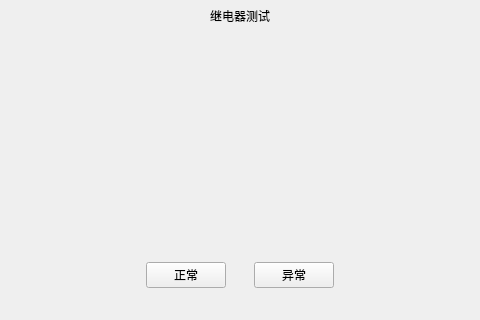
<?xml version="1.0" encoding="UTF-8"?>
<ui version="4.0">
 <class>ui_factory_relay</class>
 <widget class="QMainWindow" name="ui_factory_relay">
  <property name="geometry">
   <rect>
    <x>0</x>
    <y>0</y>
    <width>480</width>
    <height>320</height>
   </rect>
  </property>
  <property name="focusPolicy">
   <enum>Qt::StrongFocus</enum>
  </property>
  <property name="windowTitle">
   <string>MainWindow</string>
  </property>
  <widget class="QWidget" name="centralwidget">
   <layout class="QVBoxLayout" name="verticalLayout" stretch="1,7,1,1">
    <property name="spacing">
     <number>0</number>
    </property>
    <property name="leftMargin">
     <number>0</number>
    </property>
    <property name="topMargin">
     <number>0</number>
    </property>
    <property name="rightMargin">
     <number>0</number>
    </property>
    <property name="bottomMargin">
     <number>0</number>
    </property>
    <item>
     <widget class="QWidget" name="factory_relay_title_widget" native="true">
      <layout class="QHBoxLayout" name="horizontalLayout" stretch="1,1,2,2">
       <property name="spacing">
        <number>0</number>
       </property>
       <property name="leftMargin">
        <number>0</number>
       </property>
       <property name="topMargin">
        <number>0</number>
       </property>
       <property name="rightMargin">
        <number>0</number>
       </property>
       <property name="bottomMargin">
        <number>0</number>
       </property>
       <item alignment="Qt::AlignLeft|Qt::AlignVCenter">
        <widget class="clicked_Label" name="factory_relay_back_btn" native="true">
         <property name="text" stdset="0">
          <string/>
         </property>
        </widget>
       </item>
       <item>
        <spacer name="horizontalSpacer">
         <property name="orientation">
          <enum>Qt::Horizontal</enum>
         </property>
         <property name="sizeHint" stdset="0">
          <size>
           <width>77</width>
           <height>20</height>
          </size>
         </property>
        </spacer>
       </item>
       <item>
        <widget class="QLabel" name="factory_relay_title_label">
         <property name="styleSheet">
          <string notr="true"/>
         </property>
         <property name="text">
          <string>继电器测试</string>
         </property>
         <property name="alignment">
          <set>Qt::AlignCenter</set>
         </property>
        </widget>
       </item>
       <item>
        <spacer name="horizontalSpacer_2">
         <property name="orientation">
          <enum>Qt::Horizontal</enum>
         </property>
         <property name="sizeHint" stdset="0">
          <size>
           <width>157</width>
           <height>20</height>
          </size>
         </property>
        </spacer>
       </item>
      </layout>
     </widget>
    </item>
    <item>
     <widget class="QWidget" name="widget_3" native="true">
      <layout class="QHBoxLayout" name="horizontalLayout_5">
       <property name="spacing">
        <number>0</number>
       </property>
       <property name="leftMargin">
        <number>0</number>
       </property>
       <property name="rightMargin">
        <number>0</number>
       </property>
       <property name="bottomMargin">
        <number>0</number>
       </property>
       <item>
        <widget class="QLabel" name="label11">
         <property name="text">
          <string/>
         </property>
        </widget>
       </item>
       <item>
        <widget class="QLabel" name="relay_result_label"/>
       </item>
       <item>
        <widget class="QLabel" name="label12">
         <property name="text">
          <string/>
         </property>
        </widget>
       </item>
      </layout>
     </widget>
    </item>
    <item>
     <widget class="QWidget" name="widget_2" native="true">
      <layout class="QHBoxLayout" name="horizontalLayout_2">
       <property name="spacing">
        <number>0</number>
       </property>
       <property name="leftMargin">
        <number>0</number>
       </property>
       <property name="rightMargin">
        <number>0</number>
       </property>
       <property name="bottomMargin">
        <number>0</number>
       </property>
       <item>
        <spacer name="horizontalSpacer_3">
         <property name="orientation">
          <enum>Qt::Horizontal</enum>
         </property>
         <property name="sizeHint" stdset="0">
          <size>
           <width>157</width>
           <height>20</height>
          </size>
         </property>
        </spacer>
       </item>
       <item>
        <widget class="QPushButton" name="factory_relay_ok_btn">
         <property name="sizePolicy">
          <sizepolicy hsizetype="Expanding" vsizetype="Expanding">
           <horstretch>0</horstretch>
           <verstretch>0</verstretch>
          </sizepolicy>
         </property>
         <property name="maximumSize">
          <size>
           <width>225</width>
           <height>80</height>
          </size>
         </property>
         <property name="styleSheet">
          <string notr="true"/>
         </property>
         <property name="text">
          <string>正常</string>
         </property>
        </widget>
       </item>
       <item>
        <spacer name="horizontalSpacer_5">
         <property name="orientation">
          <enum>Qt::Horizontal</enum>
         </property>
         <property name="sizeHint" stdset="0">
          <size>
           <width>40</width>
           <height>20</height>
          </size>
         </property>
        </spacer>
       </item>
       <item>
        <widget class="QPushButton" name="factory_relay_fail_btn">
         <property name="text">
          <string>异常</string>
         </property>
        </widget>
       </item>
       <item>
        <spacer name="horizontalSpacer_4">
         <property name="orientation">
          <enum>Qt::Horizontal</enum>
         </property>
         <property name="sizeHint" stdset="0">
          <size>
           <width>157</width>
           <height>20</height>
          </size>
         </property>
        </spacer>
       </item>
      </layout>
     </widget>
    </item>
    <item>
     <spacer name="verticalSpacer">
      <property name="orientation">
       <enum>Qt::Vertical</enum>
      </property>
      <property name="sizeHint" stdset="0">
       <size>
        <width>20</width>
        <height>29</height>
       </size>
      </property>
     </spacer>
    </item>
   </layout>
  </widget>
 </widget>
 <customwidgets>
  <customwidget>
   <class>clicked_Label</class>
   <extends>QWidget</extends>
   <header location="global">clicked_label.hpp</header>
  </customwidget>
 </customwidgets>
 <resources/>
 <connections/>
</ui>
